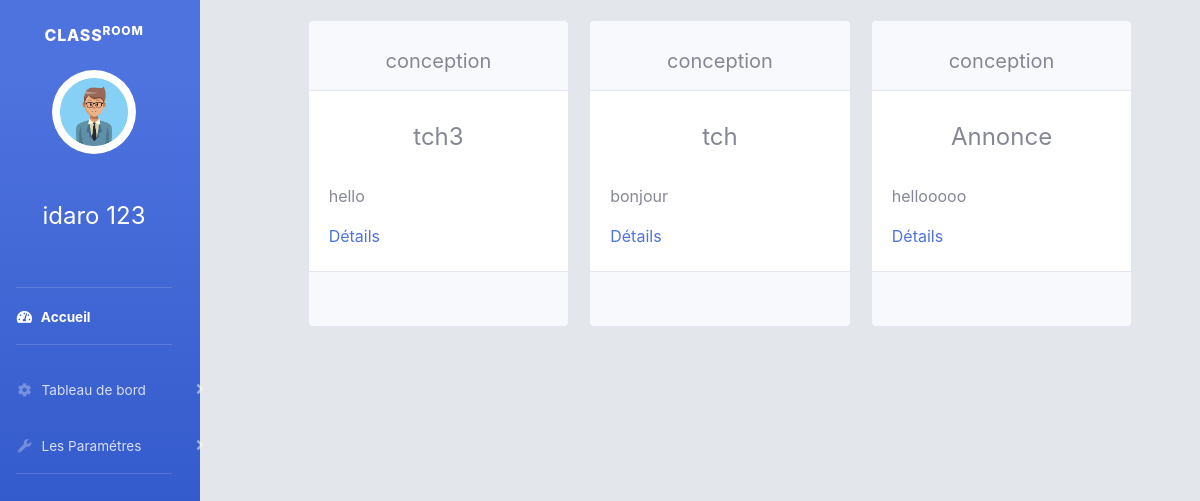
/taches_etud.php (signed in), run on the app's committed database.
### tables this page shows
CREATE TABLE IF NOT EXISTS `utilisateur` (
  `id_utilisateur` int(11) NOT NULL AUTO_INCREMENT,
  `mail` varchar(200) DEFAULT NULL,
  `mot_pass` varchar(255) DEFAULT NULL,
  `nom` text,
  `prenom` text,
  `matiere` varchar(50) DEFAULT NULL,
  `image` varchar(255) DEFAULT NULL,
  `id_classe` int(11) DEFAULT NULL,
  `profession` text,
  PRIMARY KEY (`id_utilisateur`),
  UNIQUE KEY `mail` (`mail`),
  KEY `FK_CONTENIR` (`id_classe`)
);

CREATE TABLE IF NOT EXISTS `taches` (
  `id_tache` int(11) NOT NULL AUTO_INCREMENT,
  `id_utilisateur` int(11) NOT NULL,
  `id_classe` int(11) NOT NULL,
  `nom_tache` varchar(100) DEFAULT NULL,
  `description` text,
  `date_pub` datetime DEFAULT NULL,
  `matiere` text,
  `file_tache` text,
  PRIMARY KEY (`id_tache`),
  UNIQUE KEY `date_pub` (`date_pub`),
  KEY `FK_AJOUTER` (`id_utilisateur`),
  KEY `FK_VOIR` (`id_classe`)
);

### taches_etud.php (the view, shortened to what this page needs)
<!DOCTYPE html>
<html lang="en">
<head>
    <link href="vendor/fontawesome-free/css/all.min.css" rel="stylesheet" type="text/css">
</head>
<body id="page-top" style="  background-color: #b3bfcc5c;">
        <div id="wrapper">
        <ul class="navbar-nav bg-gradient-primary sidebar sidebar-dark accordion col-md-2 col-sm-2" id="accordionSidebar">
        <?php include 'nav_etud.php';?>
        </ul>
        <div class="container-fluid col-md-10 col-sm-10">
          <div class="card-columns col-md-11 container ">
            <?php
                    include 'cnx.php';
                    $req = "SELECT * FROM taches where id_classe=".$_SESSION['id_classe']." ORDER BY date_pub DESC";
                        $t = mysqli_query($con,$req);
                          foreach($t as $row) {
                            ?>
              <div class="card" style=" width: 100%; height:10%; margin:20px;" >
                <div class="card-header text-center" style="height: 70px;">
                    <p class="card-text "><h5><?php echo $row['matiere'] ;?></h5> </p>
                </div>
                <div class="card-body" style="height:180px;">
                  <h5 class="card-title"><h4 style=" text-align-last: center;"><?php echo $row['nom_tache'] ;?></h4> </h5>
                  <br>
                  <p style="  overflow: hidden; text-overflow: ellipsis;display: -webkit-box;-webkit-line-clamp: 2; /* number of lines to show */-webkit-box-orient: vertical; " class="card-text" id="text"><?php echo $row['description'] ;?></p>
                    <a data-toggle="modal" data-target="#tache_<?php echo $row['id_tache']; ?>" href=""><p>Détails</p></a>
                </div>
                <div class="card-footer" style="height: 55px;">
                </div>
              </div>
                <?php } ?>
          </div>
        </div>
</div>
    <link href="css/sb-admin-2.min.css" rel="stylesheet">
</body>
</html>

### nav_etud.php (shortened to what this page needs)
<?php session_start();
        include 'cnx.php';
        $sql = "SELECT * from utilisateur where id_utilisateur=".$_SESSION['id'];
        $t=$con->query($sql);
?>
<!DOCTYPE html>
<html lang="en">
<head>
    <link href="css/sb-admin-2.min.css" rel="stylesheet">
</head>
<body id="page-top">
            <a class="sidebar-brand d-flex align-items-center justify-content-center" href="index.php">
            <div class="sidebar-brand-text mx-3">Class<sup>room</sup></div>
            </a>
            <div class="sidebar-brand-icon ">
                                <div class="container"><center><img class="img-profile rounded-circle" src="images/<?php foreach ($t as $row) { echo $row['image'];}?>" width="60%"></center></div><br>
                                    <span class="sidebar-brand-text mx-3" style="color:white;"><center><h4><?php foreach ($t as $row) { echo $row['nom'] ." " .$row['prenom'];}?></h4></center></span>
                            <br>
            </div>
            <br>
            <hr class="sidebar-divider my-0">
            <li class="nav-item active">
                <a class="nav-link" href="home_etud.php">
                    <i class="fas fa-fw fa-tachometer-alt"></i>
                    <span>Accueil</span></a>
            </li>
            <hr class="sidebar-divider">
            <li class="nav-item">
                <a class="nav-link collapsed" href="#" data-toggle="collapse" data-target="#collapseTwo"
                    aria-expanded="true" aria-controls="collapseTwo">
                    <i class="fas fa-fw fa-cog"></i>
                    <span>Tableau de bord</span>
                </a>
            </li>
            <li class="nav-item">
                <a class="nav-link collapsed" href="#" data-toggle="collapse" data-target="#collapseUtilities"
                    aria-expanded="true" aria-controls="collapseUtilities">
                    <i class="fas fa-fw fa-wrench"></i>
                    <span>Les Paramétres</span>
                </a>
            </li>
            <hr class="sidebar-divider">
            </body>
</html>

### data on the page
utilisateur: image (picture), nom "idaro", prenom "123"
taches: matiere "conception", nom_tache "tch3", description "hello"
taches: matiere "conception", nom_tache "tch", description "bonjour"
taches: matiere "conception", nom_tache "Annonce", description "hellooooo"
